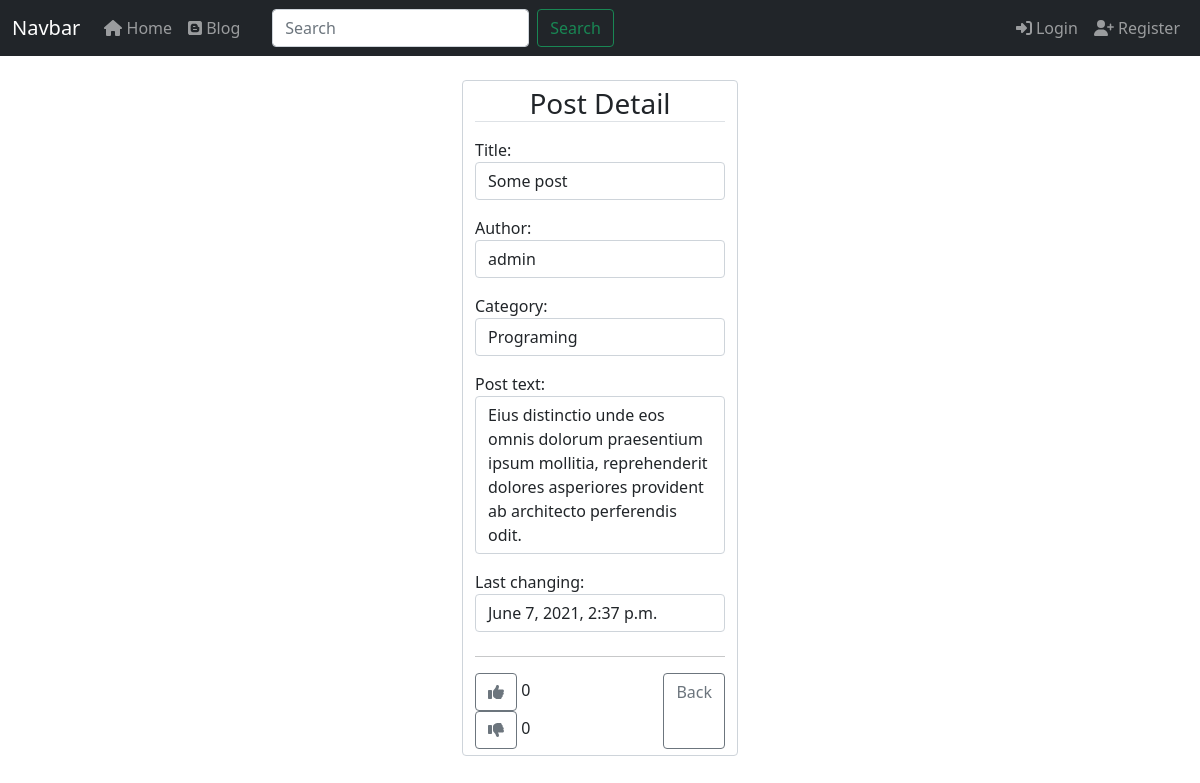
Before: /blog/post/7/details/ with the older database file.
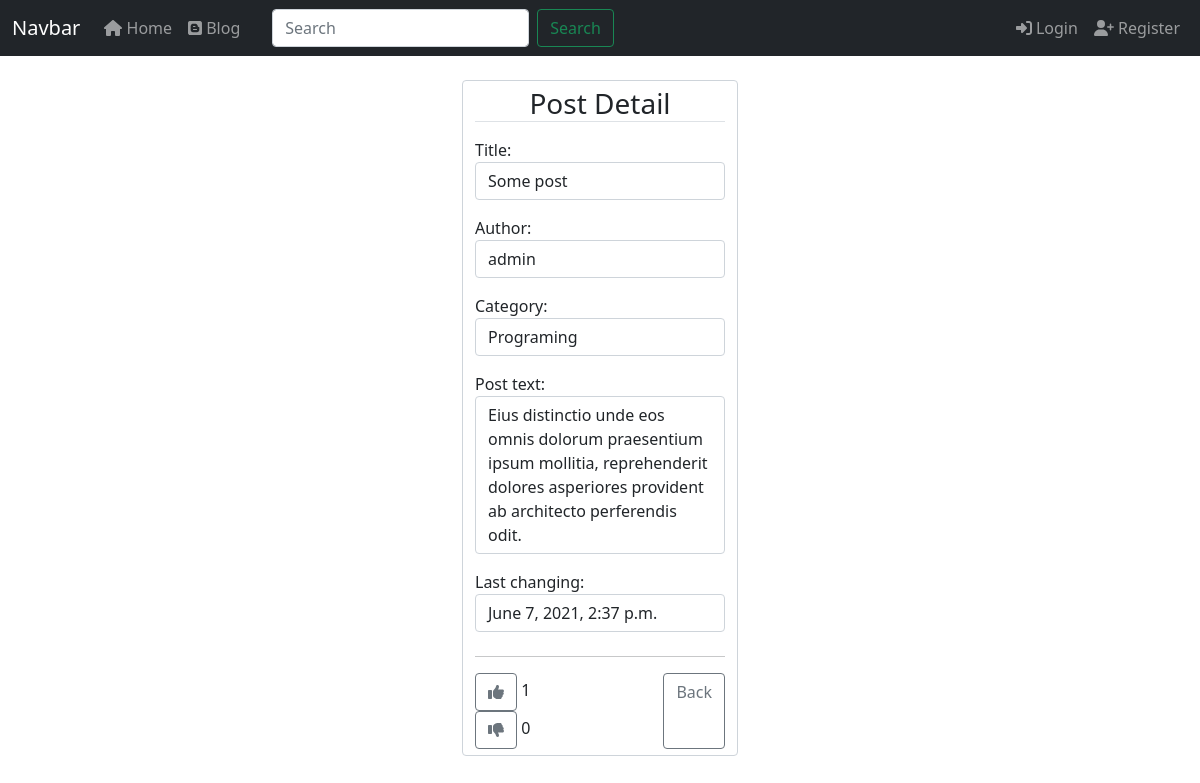
After: the same page with the newer database file.
### apps/blog/models.py (models this page shows, shortened)
class Post(models.Model):
    title = models.CharField(max_length=255)
    author = models.ForeignKey(User, on_delete=models.CASCADE)
    body = RichTextField(blank=True, null=True)
    add_post_date = models.DateTimeField(auto_now_add=True)
    change_post_date = models.DateTimeField(auto_now=True)
    category = models.ForeignKey(Category, on_delete=models.SET_NULL, null=True)
    likes = models.ManyToManyField(User, related_name='post_likes')
    dislikes = models.ManyToManyField(User, related_name='post_dislikes')
    like_updated_at = models.DateTimeField(auto_now=timezone.now())
    def sum_likes(self):
        return self.likes.count()
    def sum_dislikes(self):
        return self.dislikes.count()

class Category(models.Model):
    name = models.CharField(max_length=255)
    def __str__(self):
        return self.name

### apps/blog/views.py (the view)
# urls.py: path('post/<int:pk>/details/', views.PostDetailView.as_view(), name='post-details'),
class PostDetailView(DetailView):
    model = Post
    template_name = 'blog/post_details.html'

### apps/blog/context_processors.py (called while the page is built)
def get_context_data(request):
    context = {'category_data': Category.objects.all()}
    return context

### apps/blog/templates/blog/post_details.html (shortened to what this page needs)
{% extends 'home_page/base.html' %}
{% block content %}
<div class="container-fluid mt-4">
    <div class="row justify-content-center">
        <div class="col-sm-3">
            <div class="form-control">
                <h3 class="text-center border-bottom mb-3">Post Detail</h3>
                <p>Title:
                    <span class="form-control">{{ post.title }}</span>
                </p>
                <p>Author:
                    <span class="form-control">{{ post.author }}</span>
                </p>
                <p>Category:
                    <span class="form-control">{{ post.category }}</span>
                </p>
                <p>Post text:
                    <span class="form-control">{{ post.body|safe }}</span>
                </p>
                <p>Last changing:
                    <span class="form-control">{{ post.change_post_date }}</span>
                </p>
                <hr class="mt-4">
                <div class="row">
                    <div class="col-4">
                        <form class="d-inline-block" method="POST" action="{% url 'blog:post-like' object.id %}">
                            {% if request.user in post.likes.all %}
                            <button class="btn btn-outline-secondary active" type="submit">
                                <span class="fas fa-thumbs-up"></span>
                            </button>
                            {% else %}
                            <button class="btn btn-outline-secondary" type="submit">
                                <span class="fas fa-thumbs-up"></span>
                            </button>
                            {% endif %}
                            {{ post.sum_likes }}
                        </form>
                        <form class="d-inline-block" method="POST" action="{% url 'blog:post-dislike' post.id %}">
                            {% if request.user in post.dislikes.all %}
                            <button class="btn btn-outline-secondary active" type="submit">
                                <span class="fas fa-thumbs-down"></span>
                            </button>
                            {% else %}
                            <button class="btn btn-outline-secondary" type="submit">
                                <span class="fas fa-thumbs-down"></span>
                            </button>
                            {% endif %}
                            {{ post.sum_dislikes }}
                        </form>
                    </div>
                    <div class="col-8 d-flex justify-content-end">
                        <a href="{% url 'blog:blog-page' %}" class="btn btn-outline-secondary">Back</a>
                    </div>
                </div>
            </div>
        </div>
    </div>
</div>
{% endblock content %}

Changed rows visible on the page:
changed Post "Some post": sum_likes "0" → "1"
